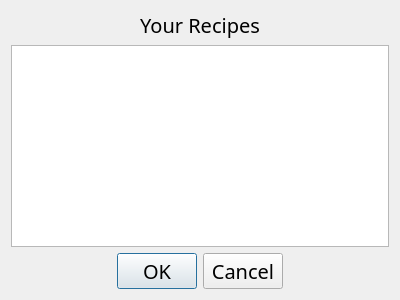
<?xml version="1.0" encoding="UTF-8"?>
<ui version="4.0">
 <class>UserRecipesDialog</class>
 <widget class="QDialog" name="UserRecipesDialog">
  <property name="geometry">
   <rect>
    <x>0</x>
    <y>0</y>
    <width>400</width>
    <height>300</height>
   </rect>
  </property>
  <property name="windowTitle">
   <string>Dialog</string>
  </property>
  <layout class="QGridLayout" name="gridLayout">
   <item row="1" column="0">
    <widget class="QTableView" name="tableView"/>
   </item>
   <item row="2" column="0">
    <widget class="QDialogButtonBox" name="buttonBox">
     <property name="font">
      <font>
       <family>Optima</family>
       <pointsize>15</pointsize>
      </font>
     </property>
     <property name="cursor">
      <cursorShape>PointingHandCursor</cursorShape>
     </property>
     <property name="orientation">
      <enum>Qt::Horizontal</enum>
     </property>
     <property name="standardButtons">
      <set>QDialogButtonBox::Cancel|QDialogButtonBox::Ok</set>
     </property>
     <property name="centerButtons">
      <bool>true</bool>
     </property>
    </widget>
   </item>
   <item row="0" column="0">
    <widget class="QLabel" name="label">
     <property name="font">
      <font>
       <family>Optima</family>
       <pointsize>15</pointsize>
      </font>
     </property>
     <property name="text">
      <string>Your Recipes</string>
     </property>
     <property name="alignment">
      <set>Qt::AlignCenter</set>
     </property>
    </widget>
   </item>
  </layout>
 </widget>
 <resources/>
 <connections>
  <connection>
   <sender>buttonBox</sender>
   <signal>accepted()</signal>
   <receiver>UserRecipesDialog</receiver>
   <slot>accept()</slot>
   <hints>
    <hint type="sourcelabel">
     <x>248</x>
     <y>254</y>
    </hint>
    <hint type="destinationlabel">
     <x>157</x>
     <y>274</y>
    </hint>
   </hints>
  </connection>
  <connection>
   <sender>buttonBox</sender>
   <signal>rejected()</signal>
   <receiver>UserRecipesDialog</receiver>
   <slot>reject()</slot>
   <hints>
    <hint type="sourcelabel">
     <x>316</x>
     <y>260</y>
    </hint>
    <hint type="destinationlabel">
     <x>286</x>
     <y>274</y>
    </hint>
   </hints>
  </connection>
 </connections>
</ui>
